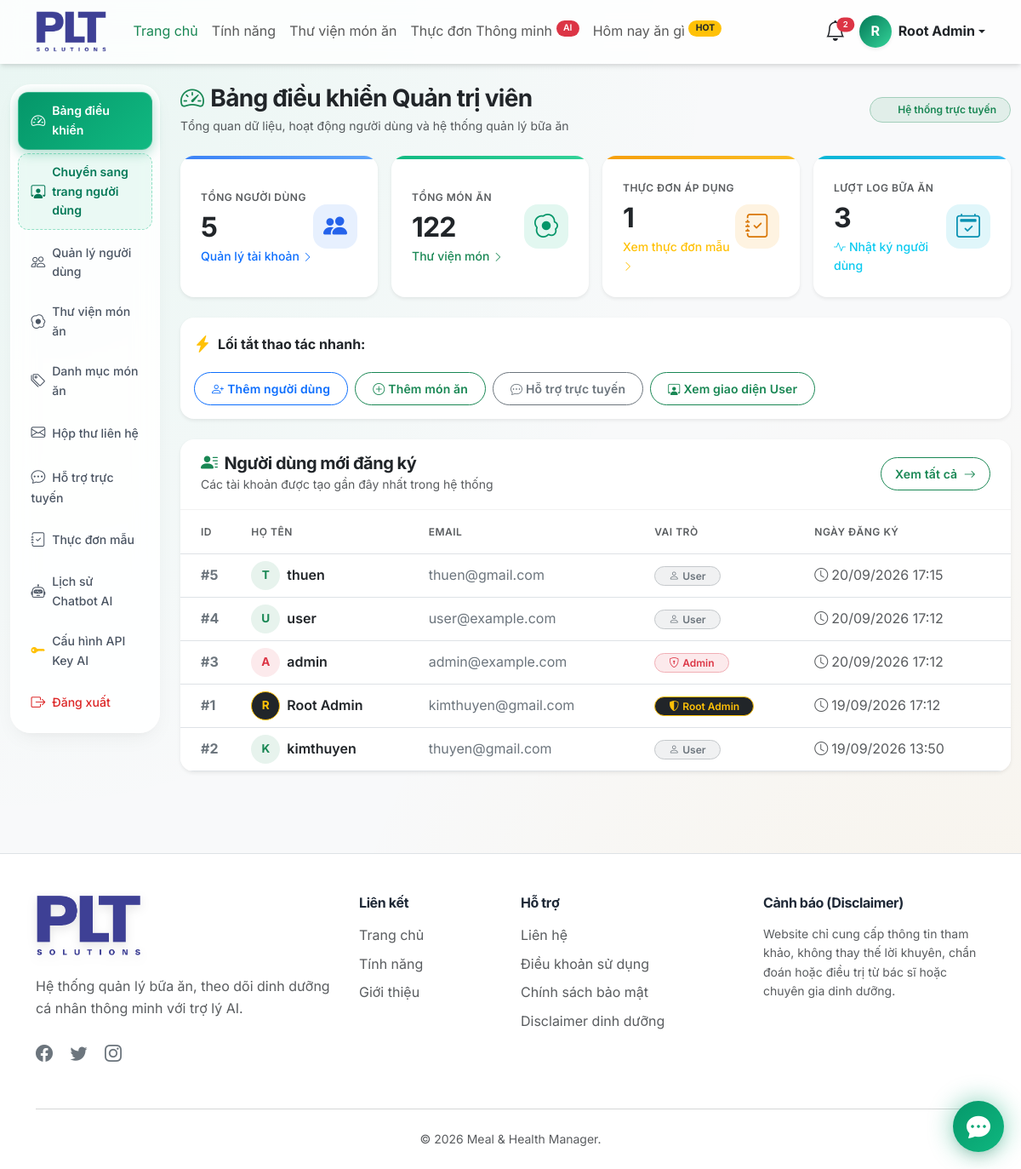
/admin/index.php (signed in), run on the app's committed database.
### tables this page shows
CREATE TABLE IF NOT EXISTS `users` (
  `id` bigint UNSIGNED NOT NULL AUTO_INCREMENT,
  `full_name` varchar(150) NOT NULL,
  `email` varchar(190) NOT NULL,
  `password` varchar(255) NOT NULL,
  `avatar` varchar(255) DEFAULT NULL,
  `mssv` varchar(50) DEFAULT NULL,
  `birth_date` date DEFAULT NULL,
  `class_id` bigint UNSIGNED DEFAULT NULL,
  `stt` int UNSIGNED DEFAULT '0',
  `role` enum('user','admin') NOT NULL DEFAULT 'user',
  `status` enum('active','inactive','locked') NOT NULL DEFAULT 'active',
  `email_verified_at` datetime DEFAULT NULL,
  `last_login_at` datetime DEFAULT NULL,
  `created_at` timestamp NOT NULL DEFAULT CURRENT_TIMESTAMP,
  `updated_at` timestamp NOT NULL DEFAULT CURRENT_TIMESTAMP ON UPDATE CURRENT_TIMESTAMP,
  PRIMARY KEY (`id`),
  UNIQUE KEY `email` (`email`),
  UNIQUE KEY `uk_users_mssv` (`mssv`),
  KEY `idx_users_role` (`role`),
  KEY `idx_users_status` (`status`),
  KEY `idx_users_created_at` (`created_at`),
  KEY `fk_users_class` (`class_id`)
);

### admin/index.php (the view, shortened to what this page needs)
<?php
$database = new Database();
$conn = $database->getConnection();
$stats = [
    'users' => $conn->query("SELECT COUNT(*) FROM users")->fetchColumn(),
    'foods' => $conn->query("SELECT COUNT(*) FROM foods")->fetchColumn(),
    'meal_plans' => $conn->query("SELECT COUNT(*) FROM meal_plans WHERE status='active'")->fetchColumn(),
    'meals_logged' => $conn->query("SELECT COUNT(*) FROM meal_logs")->fetchColumn(),
];
$recent_users = $conn->query("SELECT id, full_name, email, role, created_at FROM users ORDER BY created_at DESC LIMIT 5")->fetchAll();
require_once __DIR__ . '/../includes/header.php';
?>
<div class="container-fluid py-4">
    <div class="row">
        <div class="col-md-2">
            <?php require __DIR__ . '/includes/sidebar.php'; ?>
        </div>
        <div class="col-md-10">
            <div class="d-flex flex-column flex-md-row justify-content-between align-items-md-center gap-3 mb-4">
                <div>
                    <h3 class="fw-bold mb-1 text-dark d-flex align-items-center gap-2">
                        <i class="bi bi-speedometer2 text-success"></i> Bảng điều khiển Quản trị viên
                    </h3>
                    <p class="text-muted small mb-0">Tổng quan dữ liệu, hoạt động người dùng và hệ thống quản lý bữa ăn</p>
                </div>
                <div class="d-flex align-items-center gap-2">
                    <span class="badge bg-success bg-opacity-10 text-success border border-success-subtle px-3 py-2 rounded-pill fs-7 d-flex align-items-center gap-2">
                        <span>Hệ thống trực tuyến</span>
                    </span>
                </div>
            </div>
            <div class="row g-3 mb-4">
                <div class="col-sm-6 col-xl-3">
                    <div class="card glass-card border-0 rounded-4 shadow-sm p-3 h-100 card-hover position-relative overflow-hidden">
                        <div class="position-absolute top-0 start-0 w-100" style="height: 4px; background: linear-gradient(90deg, #3b82f6, #60a5fa);"></div>
                        <div class="card-body p-2 d-flex align-items-center justify-content-between">
                            <div>
                                <span class="text-muted text-uppercase fw-semibold" style="font-size: 0.75rem; letter-spacing: 0.5px;">Tổng người dùng</span>
                                <h2 class="fw-bold mb-0 text-dark mt-1"><?php echo number_format($stats['users']); ?></h2>
                                <a href="<?php echo BASE_URL; ?>/admin/users.php" class="text-primary text-decoration-none small mt-1 d-inline-block fw-medium">
                                    Quản lý tài khoản <i class="bi bi-chevron-right small"></i>
                                </a>
                            </div>
                            <div class="rounded-4 d-flex align-items-center justify-content-center flex-shrink-0" style="width: 52px; height: 52px; background: rgba(59, 130, 246, 0.12); color: #2563eb;">
                                <i class="bi bi-people-fill fs-3"></i>
                            </div>
                        </div>
                    </div>
                </div>
                <div class="col-sm-6 col-xl-3">
                    <div class="card glass-card border-0 rounded-4 shadow-sm p-3 h-100 card-hover position-relative overflow-hidden">
                        <div class="position-absolute top-0 start-0 w-100" style="height: 4px; background: linear-gradient(90deg, #10b981, #34d399);"></div>
                        <div class="card-body p-2 d-flex align-items-center justify-content-between">
                            <div>
                                <span class="text-muted text-uppercase fw-semibold" style="font-size: 0.75rem; letter-spacing: 0.5px;">Tổng món ăn</span>
                                <h2 class="fw-bold mb-0 text-dark mt-1"><?php echo number_format($stats['foods']); ?></h2>
                                <a href="<?php echo BASE_URL; ?>/admin/foods.php" class="text-success text-decoration-none small mt-1 d-inline-block fw-medium">
                                    Thư viện món <i class="bi bi-chevron-right small"></i>
                                </a>
                            </div>
                            <div class="rounded-4 d-flex align-items-center justify-content-center flex-shrink-0" style="width: 52px; height: 52px; background: rgba(16, 185, 129, 0.12); color: #059669;">
                                <i class="bi bi-egg-fried fs-3"></i>
                            </div>
                        </div>
                    </div>
                </div>
                <div class="col-sm-6 col-xl-3">
                    <div class="card glass-card border-0 rounded-4 shadow-sm p-3 h-100 card-hover position-relative overflow-hidden">
                        <div class="position-absolute top-0 start-0 w-100" style="height: 4px; background: linear-gradient(90deg, #f59e0b, #fbbf24);"></div>
                        <div class="card-body p-2 d-flex align-items-center justify-content-between">
                            <div>
                                <span class="text-muted text-uppercase fw-semibold" style="font-size: 0.75rem; letter-spacing: 0.5px;">Thực đơn áp dụng</span>
                                <h2 class="fw-bold mb-0 text-dark mt-1"><?php echo number_format($stats['meal_plans']); ?></h2>
                                <a href="<?php echo BASE_URL; ?>/admin/meal-plans.php" class="text-warning text-decoration-none small mt-1 d-inline-block fw-medium">
                                    Xem thực đơn mẫu <i class="bi bi-chevron-right small"></i>
                                </a>
                            </div>
                            <div class="rounded-4 d-flex align-items-center justify-content-center flex-shrink-0" style="width: 52px; height: 52px; background: rgba(245, 158, 11, 0.12); color: #d97706;">
                                <i class="bi bi-journal-check fs-3"></i>
                            </div>
                        </div>
                    </div>
                </div>
                <div class="col-sm-6 col-xl-3">
                    <div class="card glass-card border-0 rounded-4 shadow-sm p-3 h-100 card-hover position-relative overflow-hidden">
                        <div class="position-absolute top-0 start-0 w-100" style="height: 4px; background: linear-gradient(90deg, #06b6d4, #38bdf8);"></div>
                        <div class="card-body p-2 d-flex align-items-center justify-content-between">
                            <div>
                                <span class="text-muted text-uppercase fw-semibold" style="font-size: 0.75rem; letter-spacing: 0.5px;">Lượt log bữa ăn</span>
                                <h2 class="fw-bold mb-0 text-dark mt-1"><?php echo number_format($stats['meals_logged']); ?></h2>
                                <span class="text-info small mt-1 d-inline-block fw-medium">
                                    <i class="bi bi-activity me-1"></i>Nhật ký người dùng
                                </span>
                            </div>
                            <div class="rounded-4 d-flex align-items-center justify-content-center flex-shrink-0" style="width: 52px; height: 52px; background: rgba(6, 182, 212, 0.12); color: #0891b2;">
                                <i class="bi bi-calendar2-check fs-3"></i>
                            </div>
                        </div>
                    </div>
                </div>
            </div>
            <div class="card glass-card border-0 rounded-4 shadow-sm p-3 mb-4">
                <div class="d-flex flex-wrap align-items-center justify-content-between gap-3">
                    <div class="d-flex align-items-center gap-2">
                        <i class="bi bi-lightning-charge-fill text-warning fs-5"></i>
                        <span class="fw-bold text-dark">Lối tắt thao tác nhanh:</span>
                    </div>
                    <div class="d-flex flex-wrap gap-2">
                        <a href="<?php echo BASE_URL; ?>/admin/user-edit.php" class="btn btn-sm btn-outline-primary rounded-pill">
                            <i class="bi bi-person-plus me-1"></i>Thêm người dùng
                        </a>
                        <a href="<?php echo BASE_URL; ?>/admin/food-edit.php" class="btn btn-sm btn-outline-success rounded-pill">
                            <i class="bi bi-plus-circle me-1"></i>Thêm món ăn
                        </a>
                        <a href="<?php echo BASE_URL; ?>/admin/support-chats.php" class="btn btn-sm btn-outline-secondary rounded-pill position-relative">
                            <i class="bi bi-chat-dots me-1"></i>Hỗ trợ trực tuyến
                        </a>
                        <a href="<?php echo BASE_URL; ?>/user/dashboard.php" class="btn btn-sm btn-outline-success rounded-pill">
                            <i class="bi bi-person-workspace me-1"></i>Xem giao diện User
                        </a>
                    </div>
                </div>
            </div>
            <div class="card glass-card border-0 rounded-4 shadow-sm overflow-hidden mb-4">
                <div class="card-header bg-transparent py-3 px-4 border-bottom d-flex justify-content-between align-items-center" style="border-color: rgba(0,0,0,0.05) !important;">
                    <div>
                        <h5 class="mb-0 fw-bold text-dark"><i class="bi bi-person-lines-fill text-success me-2"></i>Người dùng mới đăng ký</h5>
                        <small class="text-muted">Các tài khoản được tạo gần đây nhất trong hệ thống</small>
                    </div>
                    <a href="<?php echo BASE_URL; ?>/admin/users.php" class="btn btn-sm btn-outline-success rounded-pill px-3">
                        Xem tất cả <i class="bi bi-arrow-right ms-1"></i>
                    </a>
                </div>
                <div class="card-body p-0">
                    <div class="table-responsive">
                        <table class="table table-hover align-middle mb-0 text-nowrap">
                            <thead style="background: rgba(243, 244, 246, 0.7);">
                                <tr>
                                    <th class="ps-4 py-3 text-muted text-uppercase fw-semibold" style="font-size: 0.75rem; letter-spacing: 0.5px;">ID</th>
                                    <th class="py-3 text-muted text-uppercase fw-semibold" style="font-size: 0.75rem; letter-spacing: 0.5px;">Họ Tên</th>
                                    <th class="py-3 text-muted text-uppercase fw-semibold" style="font-size: 0.75rem; letter-spacing: 0.5px;">Email</th>
                                    <th class="py-3 text-muted text-uppercase fw-semibold" style="font-size: 0.75rem; letter-spacing: 0.5px;">Vai trò</th>
                                    <th class="py-3 text-muted text-uppercase fw-semibold" style="font-size: 0.75rem; letter-spacing: 0.5px;">Ngày đăng ký</th>
                                </tr>
                            </thead>
                            <tbody>
                                <?php foreach ($recent_users as $u): ?>
                                <?php
                                    $is_this_root = (defined('ROOT_ADMIN_EMAIL') && strtolower(trim($u['email'])) === strtolower(trim(ROOT_ADMIN_EMAIL)));
                                ?>
                                <tr>
                                    <td class="ps-4 fw-bold text-secondary">#<?php echo $u['id']; ?></td>
                                    <td>
                                        <div class="d-flex align-items-center">
                                            <div class="rounded-circle <?php echo $is_this_root ? 'bg-dark text-warning border border-warning' : ($u['role'] === 'admin' ? 'bg-danger bg-opacity-10 text-danger' : 'bg-success bg-opacity-10 text-success'); ?> d-flex align-items-center justify-content-center fw-bold me-2" style="width: 34px; height: 34px; font-size: 0.85rem;">
                                                <?php echo mb_strtoupper(mb_substr($u['full_name'], 0, 1, 'UTF-8'), 'UTF-8'); ?>
                                            </div>
                                            <span class="fw-semibold text-dark"><?php echo htmlspecialchars($u['full_name']); ?></span>
                                        </div>
                                    </td>
                                    <td class="text-secondary"><?php echo htmlspecialchars($u['email']); ?></td>
                                    <td>
                                        <?php if ($is_this_root): ?>
                                            <span class="badge bg-dark border border-warning text-warning rounded-pill px-3 py-1"><i class="bi bi-shield-shaded me-1"></i>Root Admin</span>
                                        <?php elseif ($u['role'] === 'admin'): ?>
                                            <span class="badge bg-danger bg-opacity-10 text-danger border border-danger-subtle rounded-pill px-3 py-1"><i class="bi bi-shield-lock me-1"></i>Admin</span>
                                        <?php else: ?>
                                            <span class="badge bg-secondary bg-opacity-10 text-secondary border border-secondary-subtle rounded-pill px-3 py-1"><i class="bi bi-person me-1"></i>User</span>
                                        <?php endif; ?>
                                    </td>
                                    <td class="text-muted"><i class="bi bi-clock me-1"></i><?php echo date('d/m/Y H:i', strtotime($u['created_at'])); ?></td>
                                </tr>
                                <?php endforeach; ?>
                            </tbody>
                        </table>
                    </div>
                </div>
            </div>
        </div>
    </div>
</div>
<?php require_once __DIR__ . '/../includes/footer.php'; ?>

### data on the page
users: id "5", full_name "T", full_name "thuen", email "thuen@gmail.com", role "user" (drawn), created_at "20/09/2026 17:15"
users: id "4", full_name "U", full_name "user", email "user@example.com", role "user" (drawn), created_at "20/09/2026 17:12"
users: id "3", full_name "A", full_name "admin", email "admin@example.com", role "admin" (drawn), created_at "20/09/2026 17:12"
users: id "1", full_name "R", full_name "Root Admin", email "kimthuyen@gmail.com", created_at "19/09/2026 17:12"
users: id "2", full_name "K", full_name "kimthuyen", email "thuyen@gmail.com", role "user" (drawn), created_at "19/09/2026 13:50"

### other printed values
$total_bell_count "2"
substr($_SESSION['full_name'] ?? 'U', 0, 1) "R"
$_SESSION['full_name'] "Root Admin"
$stats['users'] "5"
$stats['foods'] "122"
$stats['meal_plans'] "1"
$stats['meals_logged'] "3"
APP_NAME "Meal & Health Manager"
